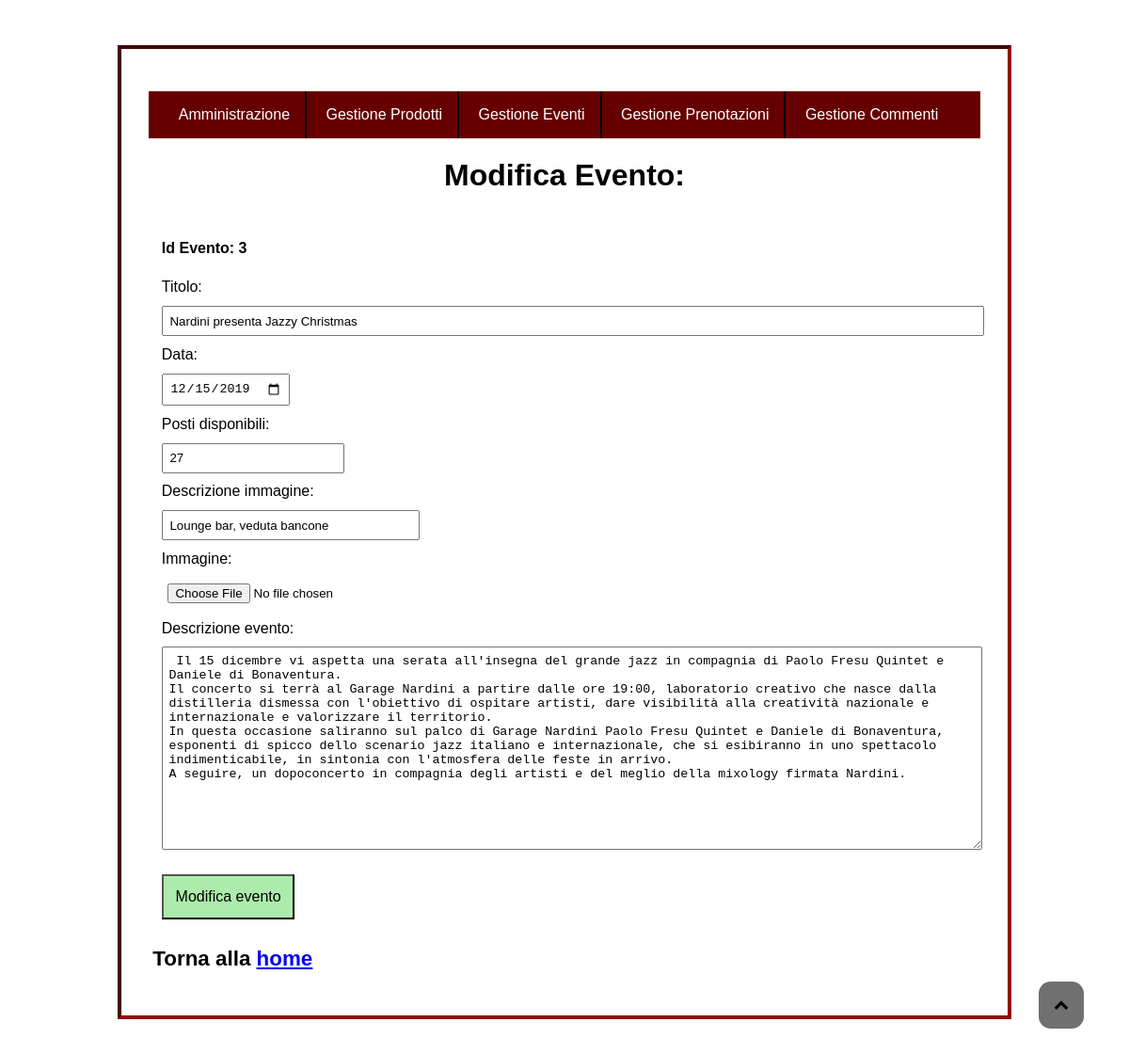
The page /Admin/form_amministrazione/modelevent.php?idevento=3 on the database its author committed.
### tables this page shows
CREATE TABLE eventi (
	idevento INT(11) PRIMARY KEY NOT NULL auto_increment,
	evento VARCHAR(255) NOT NULL,	
	desc_evento VARCHAR(3000) NOT NULL,			
	dataZ DATE NOT NULL,							
	posti INT(4) NOT NULL,
	alt VARCHAR(200) DEFAULT NULL,
	imgeventi LONGBLOB DEFAULT NULL,						
	INDEX(dataz)										
);

### Admin/form_amministrazione/modelevent.php (the view, shortened to what this page needs)
<?php
if(isset($_POST['elimina'])){
    if(isset($_POST['check'])){
            foreach ($_POST['check'] as $id){
              $check=mysqli_query($conn, "SELECT * FROM eventi WHERE idevento='$id'") or die ("non esiste l'evento".mysqli_error());
              if(mysqli_num_rows($check)>0){
                $delete_prenotazioni=mysqli_query($conn, "DELETE prenotazioni FROM prenotazioni JOIN eventi ON(eventi.dataZ=prenotazioni.dataevento) WHERE prenotazioni.dataevento=eventi.dataZ");
                $delete=mysqli_query($conn, "DELETE FROM eventi WHERE idevento='$id'") or die ("non eliminato".mysqli_error());
                header('location: queryeliminaeventi.php');
            }
        }
    }
    header('location: queryeliminaeventi.php');
    exit();
}
else{
$id=$_GET['idevento'];
$catalogo=array();
$query=mysqli_query($conn, "SELECT * FROM eventi WHERE idevento='$id'");
	while($row=mysqli_fetch_assoc($query))
{
	$catalogo[]=$row;
}
$mod_event=file_get_contents("modificaevento.html");
foreach($catalogo as $catalogomultiplo)
{
	$mod_event=str_replace('$idevento$', $catalogomultiplo["idevento"], $mod_event);
	$mod_event=str_replace('$evento$', $catalogomultiplo["evento"], $mod_event);
	$mod_event=str_replace('$desc_evento$', $catalogomultiplo["desc_evento"], $mod_event);
	$mod_event=str_replace('$dataZ$', $catalogomultiplo["dataZ"], $mod_event);
	$mod_event=str_replace('$posti$', $catalogomultiplo["posti"], $mod_event);
	$mod_event=str_replace('$alt$', $catalogomultiplo["alt"], $mod_event);
	$mod_event=str_replace('$imgeventi$', $catalogomultiplo["imgeventi"], $mod_event);
}
echo $mod_event;
}
?>

### Admin/amministrazione.css (style rules this page uses)
html, body { max-width:950px; margin: auto; font-family: Georgia, Arial, sans-serif; font-size: 100%; background: url(../img/vignaamm3.jpg); background-repeat: no-repeat; background-attachment: fixed; background-size: cover; }
body { padding-top: 3em; padding-bottom: 3em; }
.btn_btn-success { background: #adebad; font-size:1em; margin-top: 1em; padding: 0.8em; text-decoration: none; color: black; cursor: pointer; }
#myBtn { position: fixed; bottom: 2.4em; right: 3em; z-index: 99; border: none; outline: none; padding: 1em; border-radius: 0.8em; background: #707070; }
#myBtn span { color: black; }
.fa-chevron-up:before { content:"\f077"; }
#adm-content, #corpoform { background: white; padding: 1.8em; border: inset 4px #990000; }
#adm-content h1, #corpoform h1 { text-align: center; }
#adm-content h2, #corpoform h2 { text-align: left; margin-left: 0.2em; font-size: 1.4em; }
#corpoform p { display: block; font-weight: bold; }
#input1, #tipo, #tipologia, #input2, #input3, #input4, #input5, #input6, #input8, #input9, #input10, #input11, #input12, #input13, #input14, #input15, #desc, #image { padding: 0.5em; display: block; margin-top: 0.8em; margin-bottom: 0.8em; }
#input11, #desc { width: 30%; }
#input12 { width: 100%; }
#input13 { width: 100%; height: 15em; }
.adm-form { border: none; }
.intestazione_commento h2, p { display: inline; line-height: 2; }
.header_amm { background: #660000; display: block; z-index: 100; margin: auto; width: 100%; }
#menu_amm li { list-style-type: none; display: inline-block; z-index: 6; padding: 1em; font-size: 1em; border-right: 2px solid black; }
#menu_amm a { text-align: center; }
#menu_amm>li>a { color:white; text-decoration: none; }
#menu_amm { padding-left: 1em; padding-right: 1em; }
#menu_amm>li:last-child { border-right: none; }

### Admin/stampa_amm.css (style rules this page uses)
html, body { max-width: 1000px; margin: auto; font-family: Georgia, Arial, sans-serif; font-size: 100%; background: none; }
body { padding-top: 1em; padding-bottom: 1em; }
.btn_btn-success { text-decoration: none; border: 2px groove black; background: none; }
#myBtn { display: none; }
#adm-content, #corpoform { background: white; padding: 0.6em; border: inset 4px black; }
#adm-content h1, #corpoform h1 { text-align: center; margin: 0.2em; font-size: 1.5em; }
#adm-content h2, #corpoform h2 { text-align: left; margin-left: 0.2em; font-size: 1.1em; }
#corpoform p { display: block; font-weight: bold; }
#input1, #tipo, #tipologia, #input2, #input3, #input4, #input5, #input6, #input8, #input9, #input10, #input11, #input12, #input13, #input14, #input15, #desc, #image { padding: 0.5em; display: block; margin-top: 0.8em; margin-bottom: 0.8em; }
#input5, #desc { width: 45%; }
#input12 { width: 100%; }
#input13 { width: 100%; height: 15em; }
.adm-form { border: none; }
.intestazione_commento h2, p { display: inline; line-height: 2; }
.header_amm, #hamburger, #menu_amm { display: none; }

### rows shown on the page
eventi: evento "Nardini presenta Jazzy Christmas", dataZ "12/15/2019", posti "27", alt "Lounge bar, veduta bancone", desc_evento "Il 15 dicembre vi aspetta una serata all'insegna del grande jazz in compagnia di Paolo Fresu Quintet e Daniele di Bonaventura. Il concerto si terrà al Garage Nardini a partire dalle ore 19:00, laboratorio creativo che nasce dalla distilleria dismessa con l'obiettivo di ospitare artisti, dare visibilità alla creatività nazionale e internazionale e valorizzare il territorio. In questa occasione saliranno sul palco di Garage Nardini Paolo Fresu Quintet e Daniele di Bonaventura, esponenti di spicco dello scenario jazz italiano e internazionale, che si esibiranno in uno spettacolo indimenticabile, in sintonia con l'atmosfera delle feste in arrivo. A seguire, un dopoconcerto in compagnia degli…"
